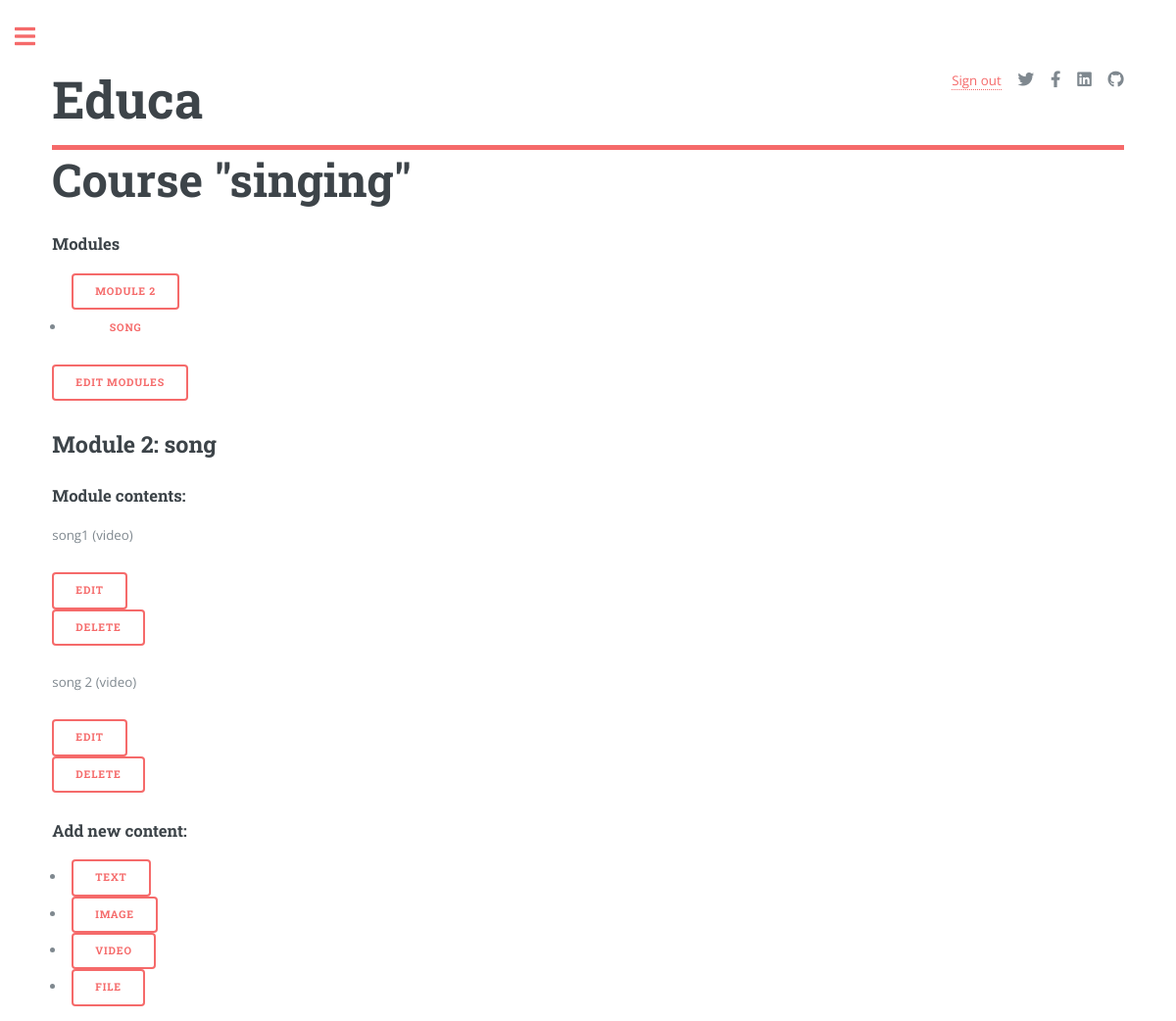
The page /course/module/1/ (signed in) on the database its author committed.
### courses/models.py (models this page shows, shortened)
class Course(models.Model):
    owner = models.ForeignKey(User, related_name='courses_created', on_delete=models.CASCADE)
    subject = models.ForeignKey(Subject, related_name='courses', on_delete=models.CASCADE)
    title = models.CharField(max_length=200)
    slug = models.SlugField(max_length=200, unique=True)
    overview = models.TextField(blank=True)
    created = models.DateTimeField(auto_now_add=True)
    students = models.ManyToManyField(User, related_name='courses_joined', blank=True)
    class Meta:
        ordering= ['-created']

class Module(models.Model):
    course = models.ForeignKey(Course,
                                    related_name='modules',
                                    on_delete=models.CASCADE)
    title = models.CharField(max_length=200)
    description = models.TextField(blank=True)
    order = OrderField(blank=True, for_fields=['course'])
    slug = models.CharField(max_length=100, unique=True)
    class Meta:
        ordering = ['order']

class Content(models.Model):
    module = models.ForeignKey(Module,
                                        related_name='contents',
                                        on_delete=models.CASCADE)
    content_type = models.ForeignKey(ContentType,
                                        on_delete=models.CASCADE, limit_choices_to={'model__in':(
                                                                                                'text',
                                                                                                'video',
                                                                                                'image',
                                                                                                'file')})
    object_id = models.PositiveIntegerField()
    item = GenericForeignKey('content_type', 'object_id')
    order = OrderField(blank=True, for_fields=['module'])
    class Meta:
        ordering = ['order']

class ItemBase(models.Model):
    owner= models.ForeignKey(User, related_name='%(class)s_related', on_delete=models.CASCADE)
    title = models.CharField(max_length=250)
    created = models.DateTimeField(auto_now_add=True)
    updated = models.DateTimeField(auto_now=True)
    class Meta:
        abstract = True
    def __str__(self):
        return self.title

class Video(ItemBase):
    url = models.URLField()

### courses/views.py (the view)
# urls.py: path('module/<int:module_id>/', views.ModuleContentListView.as_view(), name='module_content_list'),
class ModuleContentListView(TemplateResponseMixin, View):
    template_name = 'courses/manage/module/content_list.html'
    def get(self, request, module_id):
        module = get_object_or_404(Module, id=module_id, course__owner=request.user)
        return self.render_to_response({'module': module})

### courses/templatetags/course.py (called while the page is built)
@register.filter
def model_name(obj):
    try:
        return obj._meta.model_name
    except AttributeError:
        return None

### courses/templates/courses/manage/module/content_list.html (shortened to what this page needs)
{% extends "base.html" %}
{% load course %}
{% block content %}
{% with course=module.course %}
  <h1>Course "{{ course.title }}"</h1>
  <div class="contents">
    <h3>Modules</h3>
    <ul id="modules">
      {% for m in course.modules.all %}
        <li data-id="{{ m.id }}" {% if m == module %}class="selected"{% endif %}>
          <a class="button" href="{% url "courses:module_content_list" m.id %}">
            <span>
              Module <span class="order">{{ m.order|add:1 }}</span>
            </span>
            <br>
            {{ m.title }}
          </a>
        </li>
      {% empty %}
        <li>No modules yet.</li>
      {% endfor %}
    </ul>
    <p><a class="button" href="{% url "courses:course_module_update" course.id %}">
    Edit modules</a></p>
  </div>
  <div class="module">
    <h2>Module {{ module.order|add:1 }}: {{ module.title }}</h2>
    <h3>Module contents:</h3>
    <div id="module-contents">
      {% for content in module.contents.all %}
        <div data-id="{{ content.id }}">
          {% with item=content.item %}
            <p>{{ item }} ({{ item|model_name }})</p>
            <a class="button" href="{% url "courses:module_content_update" module.id item|model_name item.id %}">
              Edit
            </a>
            <form action="{% url "courses:module_content_delete" content.id %}" method="post">
              <input type="submit" value="Delete">
            </form>
            {% endwith %}
        </div>
      {% empty %}
        <p>This module has no contents yet.</p>
      {% endfor %}
    </div>
    <h3>Add new content:</h3>
    <ul class="content-types">
      <li>
        <a class="button" href="{% url "courses:module_content_create" module.id "text" %}">Text</a>
      </li>
      <li>
        <a class="button" href="{% url "courses:module_content_create" module.id "image" %}">Image</a>
      </li>
      <li>
        <a class="button" href="{% url "courses:module_content_create" module.id "video" %}">Video</a>
      </li>
      <li>
        <a class="button" href="{% url "courses:module_content_create" module.id "file" %}">File</a>
      </li>
    </ul>
  </div>
{% endwith %}
{% endblock %}

### static/assets/css/main.css (style rules this page uses)
html, body, div, span, applet, object, iframe, h1, h2, h3, h4, h5, h6, p, blockquote, pre, a, abbr, acronym, address, big, cite, code, del, dfn, em, img, ins, kbd, q, s, samp, small, strike, strong, sub, sup, tt, var, b, u, i, center, dl, dt, dd, ol, ul, li, fieldset, form, label, legend, table, caption, tbody, tfoot, thead, tr, th, td, article, aside, canvas, details, embed, figure, figcaption, footer, header, hgroup, menu, nav, output, ruby, section, summary, time, mark, audio, video { margin: 0; padding: 0; border: 0; font-size: 100%; font: inherit; vertical-align: baseline; }
body { line-height: 1; }
ol, ul { list-style: none; }
body { -webkit-text-size-adjust: none; }
input, select, textarea { -moz-appearance: none; -webkit-appearance: none; -ms-appearance: none; appearance: none; }
body { -ms-overflow-style: scrollbar; }
html { box-sizing: border-box; }
*, *:before, *:after { box-sizing: inherit; }
body { background: #ffffff; }
body, input, select, textarea { color: #7f888f; font-family: "Open Sans", sans-serif; font-size: 13pt; font-weight: 400; line-height: 1.65; }
@media screen and (max-width: 1680px) { body, input, select, textarea { font-size: 11pt; } }
@media screen and (max-width: 1280px) { body, input, select, textarea { font-size: 10pt; } }
a { -moz-transition: color 0.2s ease-in-out, border-bottom-color 0.2s ease-in-out; -webkit-transition: color 0.2s ease-in-out, border-bottom-color 0.2s ease-in-out; -ms-transition: color 0.2s ease-in-out, border-bottom-color 0.2s ease-in-out; transition: color 0.2s ease-in-out, border-bottom-color 0.2s ease-in-out; border-bottom: dotted 1px; color: #f56a6a; text-decoration: none; }
p { margin: 0 0 2em 0; }
h1, h2, h3, h4, h5, h6 { color: #3d4449; font-family: "Roboto Slab", serif; font-weight: 700; line-height: 1.5; margin: 0 0 1em 0; }
h1 { font-size: 4em; margin: 0 0 0.5em 0; line-height: 1.3; }
h2 { font-size: 1.75em; }
h3 { font-size: 1.25em; }
@media screen and (max-width: 1680px) { h1 { font-size: 3.5em; } }
form { margin: 0 0 2em 0; }
ul { list-style: disc; margin: 0 0 2em 0; padding-left: 1em; }
ul li { padding-left: 0.5em; }
input[type="submit"], input[type="reset"], input[type="button"], button, .button { -moz-appearance: none; -webkit-appearance: none; -ms-appearance: none; appearance: none; -moz-transition: background-color 0.2s ease-in-out, color 0.2s ease-in-out; -webkit-transition: background-color 0.2s ease-in-out, color 0.2s ease-in-out; -ms-transition: background-color 0.2s ease-in-out, color 0.2s ease-in-out; transition: background-color 0.2s ease-in-out, color 0.2s ease-in-out; background-color: transparent; border-radius: 0.375em; border: 0; box-shadow: inset 0 0 0 2px #f56a6a; color: #f56a6a !important; cursor: pointer; display: inline-block; font-family: "Roboto Slab", serif; font-size: 0.8em; font-weight: 700; height: 3.5em; letter-spacing: 0.075em; line-height: 3.5em; padding: 0 2.25em; text-align: center; text-decoration: none; text-transform: uppercase; white-space: nowrap; }

### rows shown on the page
Course: title "singing"
Module: order|add "2", title "SONG", title "song"
Content: item "song1", item|model_name "video"
Content: item "song 2", item|model_name "video"
